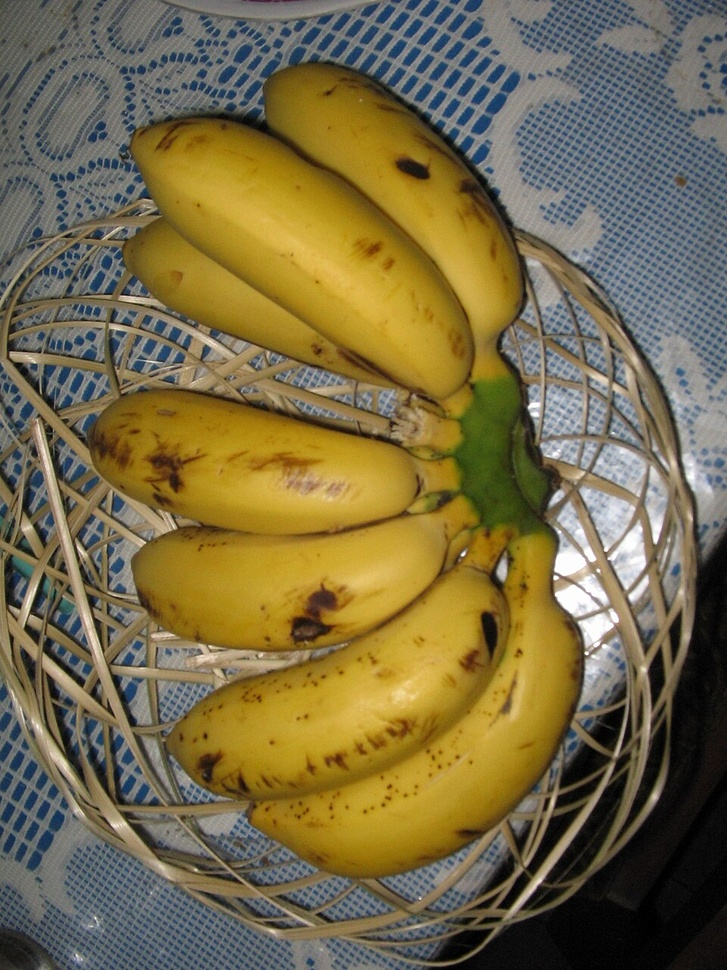
#> input picture dataset/sample_images/pisang_matang.jpg, 727 x 970 px, shrunk from 960 x 1280 before the run
$ python 02_banana_segmentation.py
#> lines starting #> are read from the running program, lines starting #| are printed output that depends on the picture; after the words box and inside, x2 and y2 are one past the last pixel; in counts of white or black regions, pixels touching at a corner belong together
"""
02_BANANA_SEGMENTATION.PY
-------------------------
Pipeline Lengkap Segmentasi Citra Pisang Berbasis Ruang Warna HSV:
1. Pra-pemrosesan Denoising (Gaussian Filter)
2. Konversi BGR ke HSV
3. Dekomposisi 3 Kanal (Hue, Saturation, Value)
4. Pembentukan Mask Biner Berdasarkan Ambang Batas
5. Pemurnian Morfologi (Opening, Closing, dan Largest Connected Component)
6. Ekstraksi Objek Foreground (Bitwise AND)
7. Deteksi Kontur & Lokalisasi Spasial Bounding Box
8. Ekspor Visualisasi Multi-Panel ke Folder 'results/'
"""

import cv2
import numpy as np
import matplotlib.pyplot as plt
import os
import sys

# Atur direktori konfigurasi Matplotlib ke /tmp agar tidak ada error permission
os.environ['MPLCONFIGDIR'] = '/tmp/matplotlib'

def segment_banana(image_path, target_stage="yellow", save_dir="results/segmentation"):
#> called with image_path = 'dataset/sample_images/pisang_matang.jpg', target_stage = 'yellow', save_dir = 'results/segmentation'
    os.makedirs(save_dir, exist_ok=True)
    base_name = os.path.splitext(os.path.basename(image_path))[0]

    # 1. Baca Citra
    bgr = cv2.imread(image_path)
#> bgr is the input picture: shape (970, 727, 3); mean B, G, R 70.9, 107.1, 118.9
    if bgr is None:
        print(f"Error: Tidak dapat membaca citra dari {image_path}")
        return None

    rgb = cv2.cvtColor(bgr, cv2.COLOR_BGR2RGB)

    # 2. Pra-pemrosesan: Gaussian Blur
    blurred = cv2.GaussianBlur(bgr, (5, 5), 0)

    # 3. Konversi Ruang Warna ke HSV
    hsv = cv2.cvtColor(blurred, cv2.COLOR_BGR2HSV)
#> hsv: shape (970, 727, 3); mean H, S, V 43.7, 107.8, 124.5
    H, S, V = cv2.split(hsv)
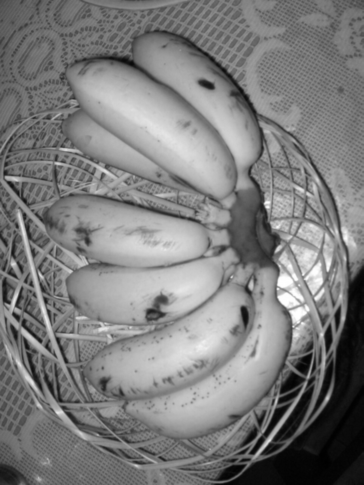
#> V: shape (970, 727) (shown at 1/2 size); min 0, max 255, mean 124.5

    # 4. Penentuan Rentang Thresholding Berdasarkan Target
    # Referensi rentang:
    # - Kuning (Matang): H ~ 19-32, S ~ 70-255, V ~ 70-255
    # - Hijau (Mentah): H ~ 38-85, S ~ 50-255, V ~ 50-255
    # - Cokelat (Terlalu Matang): H ~ 5-19, S ~ 50-255, V ~ 30-180
    # - Seluruh Tubuh Pisang: H ~ 5-85, S ~ 40-255, V ~ 30-255
    if target_stage in ["brown", "overripe"]:
        lower = np.array([5, 40, 30])
        upper = np.array([19, 255, 180])
        label = "Pisang Terlalu Matang (Cokelat)"
    elif target_stage == "yellow":
        lower = np.array([19, 70, 70])
        upper = np.array([34, 255, 255])
        label = "Pisang Kuning (Matang)"
    elif target_stage == "green":
        lower = np.array([35, 50, 50])
        upper = np.array([85, 255, 255])
        label = "Pisang Hijau (Mentah)"
    else:  # 'all' - seluruh tubuh buah pisang (termasuk hijau, kuning, dan cokelat)
        lower = np.array([5, 40, 30])
        upper = np.array([85, 255, 255])
        label = "Tubuh Pisang Total"

    # Mask mentah
    raw_mask = cv2.inRange(hsv, lower, upper)
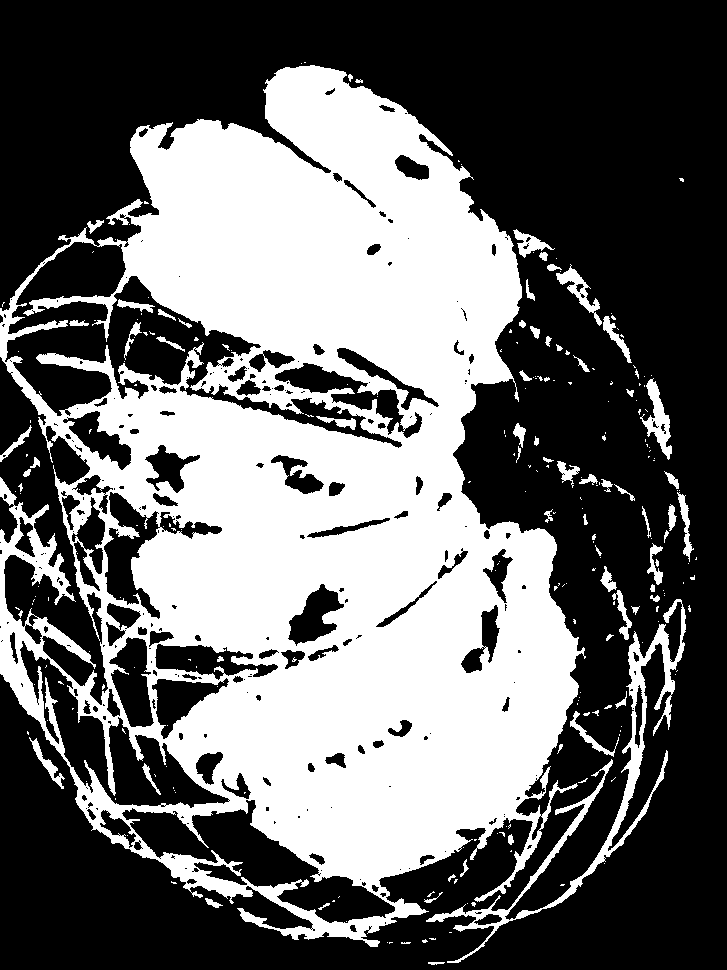
#> raw_mask: shape (970, 727); 40.9% white; 255 white regions (186 under 20 px), largest, box (x1, y1, x2, y2) and area: (0, 65, 586, 947) 272779, (426, 599, 686, 963) 6598, (640, 378, 672, 460) 969

    # 5. Operasi Morfologi Citra (Post-processing)
    # a. Opening: Menghilangkan salt-and-pepper noise pada latar belakang
    kernel_open = cv2.getStructuringElement(cv2.MORPH_ELLIPSE, (5, 5))
    mask_open = cv2.morphologyEx(raw_mask, cv2.MORPH_OPEN, kernel_open, iterations=1)
#> mask_open: shape (970, 727); 39.2% white; 163 white regions (31 under 20 px), largest, box (x1, y1, x2, y2) and area: (6, 65, 579, 892) 246306, (0, 527, 69, 728) 4442, (253, 883, 424, 940) 2548

    # b. Closing: Menutup lubang kilau cahaya (specular reflection) di dalam tubuh buah
    kernel_close = cv2.getStructuringElement(cv2.MORPH_ELLIPSE, (7, 7))
    mask_clean = cv2.morphologyEx(mask_open, cv2.MORPH_CLOSE, kernel_close, iterations=2)
#> mask_clean: shape (970, 727); 42.6% white; 36 white regions (6 under 20 px), largest, box (x1, y1, x2, y2) and area: (0, 65, 629, 947) 290895, (601, 571, 686, 716) 2884, (548, 739, 645, 908) 1748

    # c. Seleksi Largest Connected Component (mengabaikan bercak latar belakang terisolasi)
    num_labels, labels, stats, centroids = cv2.connectedComponentsWithStats(mask_clean, connectivity=8)
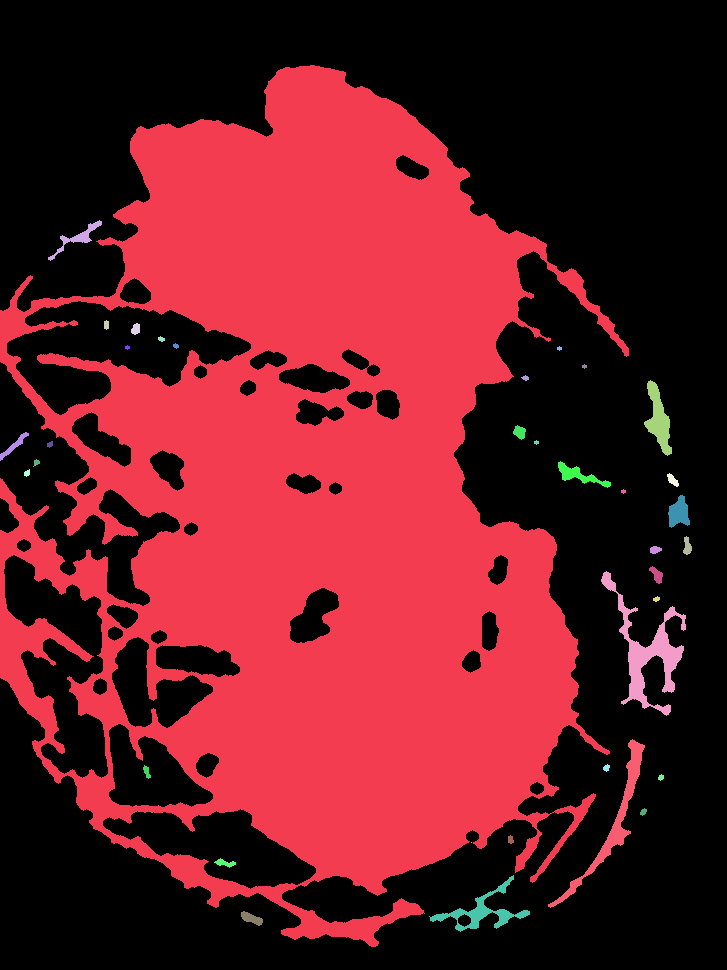
#> labels: shape (970, 727) int32; 37 distinct labels, from 0 to 36; one colour per label, 0 black
#> num_labels = 37; stats = 37 rows, first 6: [0, 0, 727, 970, 404597], [0, 65, 629, 882, 290895], [48, 220, 54, 41, 386], [104, 320, 5, 10, 42], [131, 323, 9, 12, 81], [158, 336, 7, 6, 28]; centroids = 37 pairs, first value 13.74 to 686.9, second value 237.5 to 918.1
    if num_labels > 1:
        # Cari komponen dengan area terbesar (kecuali background label 0)
        largest_label = 1 + np.argmax(stats[1:, cv2.CC_STAT_AREA])
#> largest_label = 1
        mask_final = np.zeros_like(mask_clean)
        mask_final[labels == largest_label] = 255
    else:
        mask_final = mask_clean

    # 6. Ekstraksi Objek Foreground via Bitwise AND
    segmented_bgr = cv2.bitwise_and(bgr, bgr, mask=mask_final)
    segmented_rgb = cv2.cvtColor(segmented_bgr, cv2.COLOR_BGR2RGB)

    # 7. Deteksi Kontur & Bounding Box
    contours, _ = cv2.findContours(mask_final, cv2.RETR_EXTERNAL, cv2.CHAIN_APPROX_SIMPLE)
    bbox_img = rgb.copy()
    area = 0
    if contours:
        cnt = max(contours, key=cv2.contourArea)
        area = cv2.contourArea(cnt)
        x, y, w, h = cv2.boundingRect(cnt)
        cv2.rectangle(bbox_img, (x, y), (x + w, y + h), (0, 255, 0), 3)
        cv2.putText(bbox_img, f"{label} ({int(area)} px)", (x, max(25, y - 10)),
                    cv2.FONT_HERSHEY_SIMPLEX, 0.65, (0, 255, 0), 2)

    active_pixels = cv2.countNonZero(mask_final)
    total_pixels = bgr.shape[0] * bgr.shape[1]
    pct = (active_pixels / total_pixels) * 100.0

    print(f"\n[HASIL SEGMENTASI: {base_name}]")
    print(f"Target Label    : {label}")
    print(f"Lower Bound HSV : {lower}")
    print(f"Upper Bound HSV : {upper}")
    print(f"Piksel Terdeteksi: {active_pixels:,} px ({pct:.2f}% area citra)")
#| Piksel Terdeteksi: 290,895 px (41.25% area citra)
    print(f"Luas Kontur     : {area:,} px")

    # 8. Visualisasi Multi-Panel Terpadu
    fig, axes = plt.subplots(2, 3, figsize=(15, 9))

    axes[0, 0].imshow(rgb)
    axes[0, 0].set_title("(a) Citra Asli (RGB)")
    axes[0, 0].axis('off')

    # Visualisasi Kanal HSV secara terpisah
    axes[0, 1].imshow(H, cmap='hsv')
    axes[0, 1].set_title("(b) Kanal Hue (H: 0-179)")
    axes[0, 1].axis('off')

    axes[0, 2].imshow(S, cmap='plasma')
    axes[0, 2].set_title("(c) Kanal Saturation (S: 0-255)")
    axes[0, 2].axis('off')

    axes[1, 0].imshow(mask_final, cmap='gray')
    axes[1, 0].set_title(f"(d) Binary Mask ({active_pixels:,} px)")
    axes[1, 0].axis('off')

    axes[1, 1].imshow(segmented_rgb)
    axes[1, 1].set_title("(e) Foreground Tersegmentasi (Bitwise AND)")
    axes[1, 1].axis('off')

    axes[1, 2].imshow(bbox_img)
    axes[1, 2].set_title("(f) Lokalisasi Bounding Box")
    axes[1, 2].axis('off')

    plt.tight_layout()
    out_figure = os.path.join(save_dir, f"{base_name}_segmentation_panel.png")
    plt.savefig(out_figure, dpi=200)
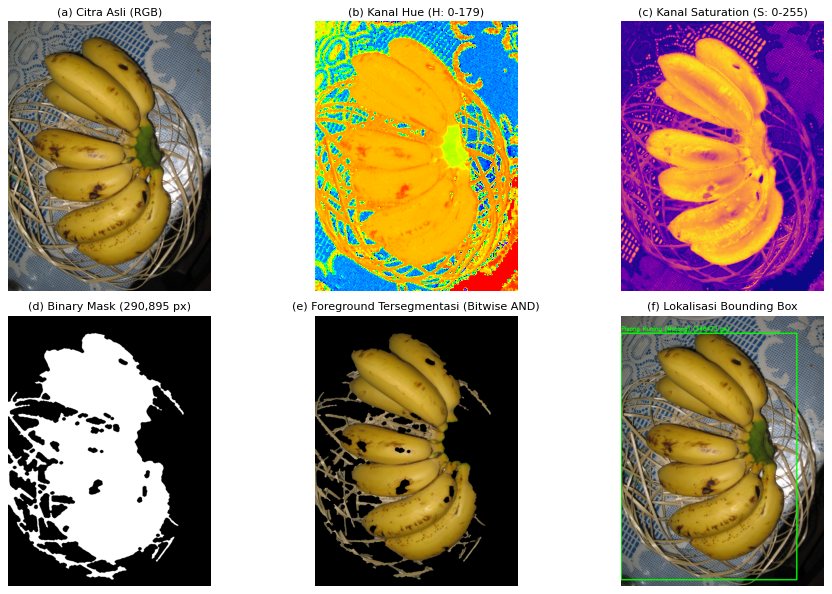
#> figure drawn by matplotlib, 6 panels
    plt.close()
    print(f"Visualisasi berhasil disimpan: {out_figure}")

    # Simpan mask dan citra hasil segmentasi individual
    cv2.imwrite(os.path.join(save_dir, f"{base_name}_mask.png"), mask_final)
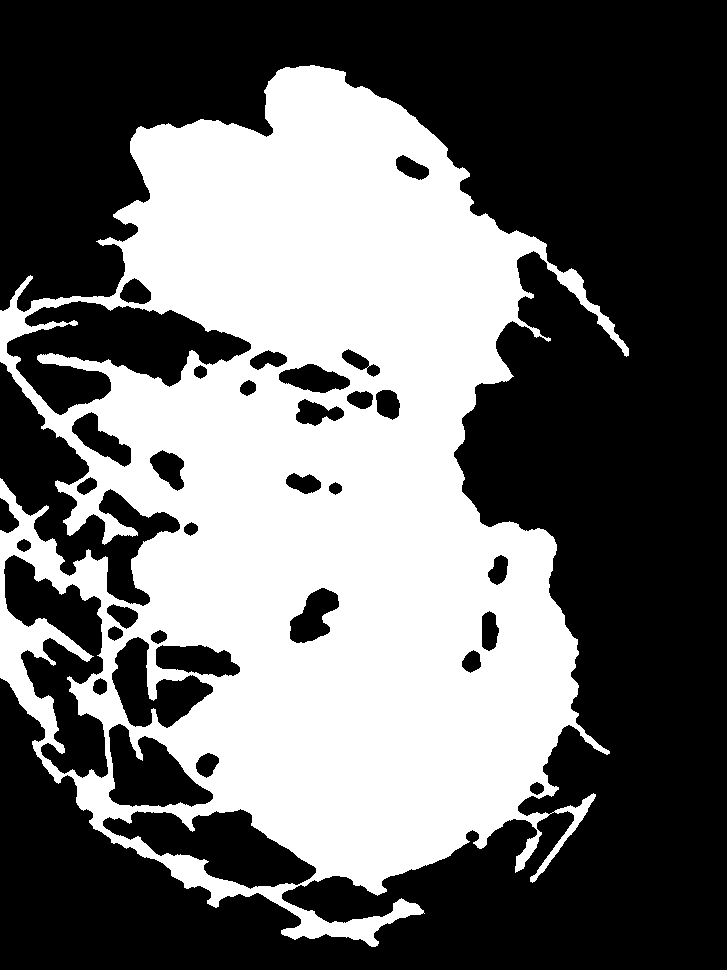
#> saved as pisang_matang_mask.png: shape (970, 727); 41.3% white; 1 white region, box (x1, y1, x2, y2) and area: (0, 65, 629, 947) 290895
    cv2.imwrite(os.path.join(save_dir, f"{base_name}_segmented.png", ), segmented_bgr)

    return {
        'active_pixels': active_pixels,
        'percentage': pct,
        'contour_area': area,
        'out_figure': out_figure
    }

def main():
    if len(sys.argv) > 1:
        target_path = sys.argv[1]
    else:
        # Default: uji pada sampel pisang matang
        target_path = "dataset/sample_images/pisang_matang.jpg"

    target_mode = sys.argv[2] if len(sys.argv) > 2 else "yellow"
    segment_banana(target_path, target_stage=target_mode)

if __name__ == "__main__":
    main()

$ run again, with dataset/sample_images/pisang_mengkal.jpg copied over dataset/sample_images/pisang_matang.jpg
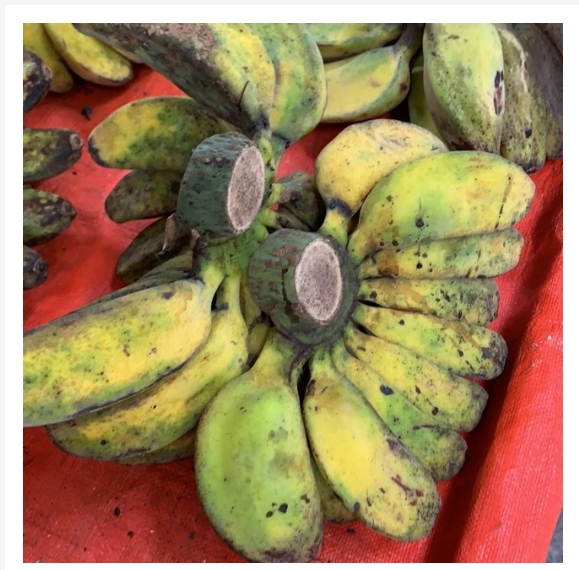
#> input picture dataset/sample_images/pisang_mengkal.jpg, 579 x 570 px
#> in segment_banana, bgr is the input picture: shape (570, 579, 3); mean B, G, R 94.4, 131.3, 158.1
#> hsv: shape (570, 579, 3); mean H, S, V 25.9, 112.6, 160.6
#> raw_mask: shape (570, 579); 35.6% white; 150 white regions (119 under 20 px), largest, box (x1, y1, x2, y2) and area: (23, 24, 532, 560) 90561, (297, 24, 412, 139) 5618, (207, 24, 300, 130) 4590
#> mask_open: shape (570, 579); 34.4% white; 45 white regions (4 under 20 px), largest, box (x1, y1, x2, y2) and area: (240, 121, 531, 560) 52163, (23, 257, 303, 472) 31126, (208, 24, 299, 128) 4534
#> mask_clean: shape (570, 579); 37.4% white; 20 white regions (2 under 20 px), largest, box (x1, y1, x2, y2) and area: (23, 24, 557, 560) 110422, (95, 97, 206, 219) 5622, (23, 23, 130, 80) 4127
#> in segment_banana, `num_labels, labels, stats, centroids = cv2.connectedComponentsWithStat..`:
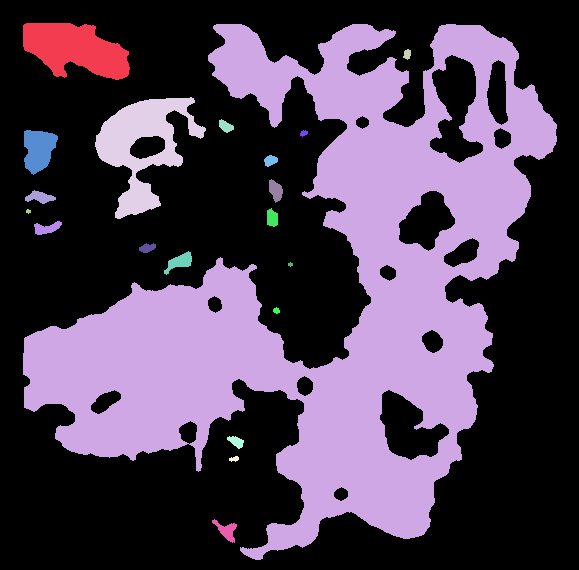
#> labels: shape (570, 579) int32; 21 distinct labels, from 0 to 20; one colour per label, 0 black
#> num_labels = 21; stats = 21 rows, first 6: [0, 0, 579, 570, 206670], [23, 23, 107, 57, 4127], [23, 24, 534, 536, 110422], [403, 49, 8, 11, 63], [95, 97, 111, 122, 5622], [219, 119, 15, 14, 128]; centroids = 21 rows, first 8: [281.4, 288.6], [74.75, 48.84], [323, 294.5], [406.8, 53.86], [142.1, 145.8], [225.3, 125.9], [38.2, 149.2], [303.4, 132.8]
#> largest_label = 2
#| Piksel Terdeteksi: 110,422 px (33.46% area citra)
#> in segment_banana, `cv2.imwrite(os.path.join(save_dir, f"{base_name}_mask.png"), mask_final)`:
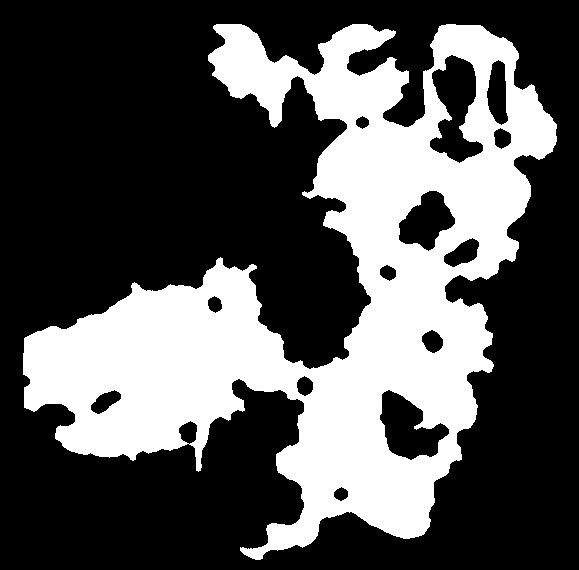
#> saved as pisang_matang_mask.png: shape (570, 579); 33.5% white; 1 white region, box (x1, y1, x2, y2) and area: (23, 24, 557, 560) 110422
